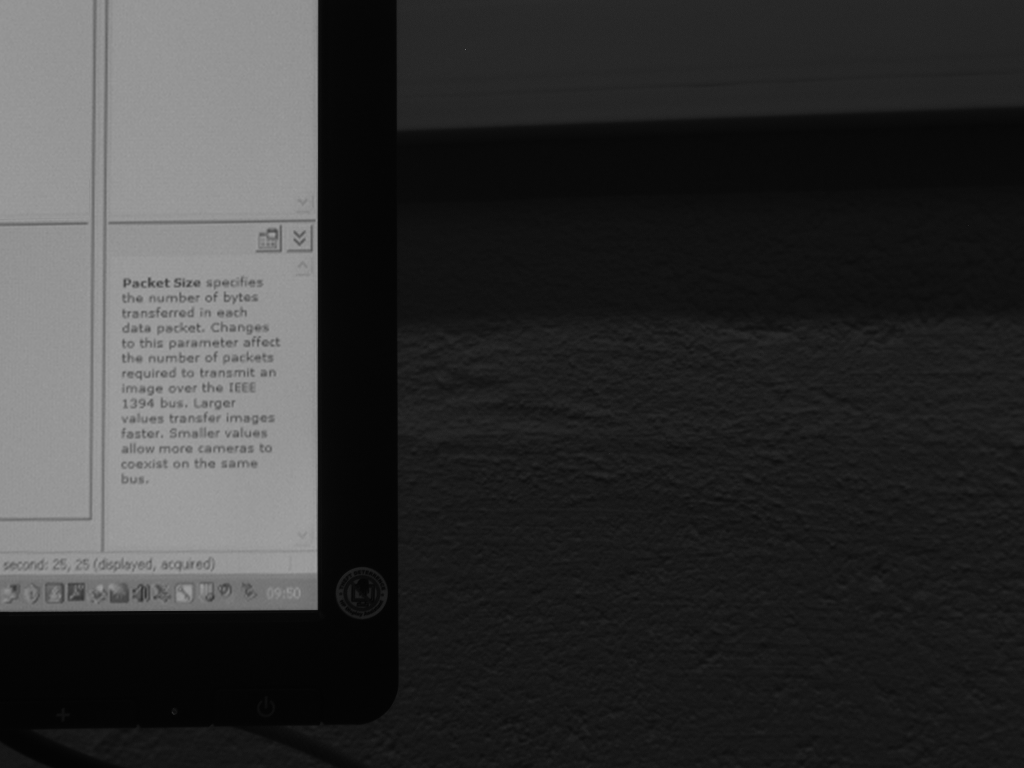
%> input picture sd/labs/labpolarization/wolff/results/im45.png, 1024 x 768 px
$ octave wolffs.m   (GNU Octave 9; MATLAB toolbox functions it lacks are replaced by stand-ins)
%> lines starting %> are read from the running program, lines starting %| are printed output that depends on the picture
im1 = imread('wolff/results/im45.png');
%> im1 is the input picture: size 768x1024 uint8; min 2, max 161, mean 51.6
imask = imread('wolff/results/mask.png');
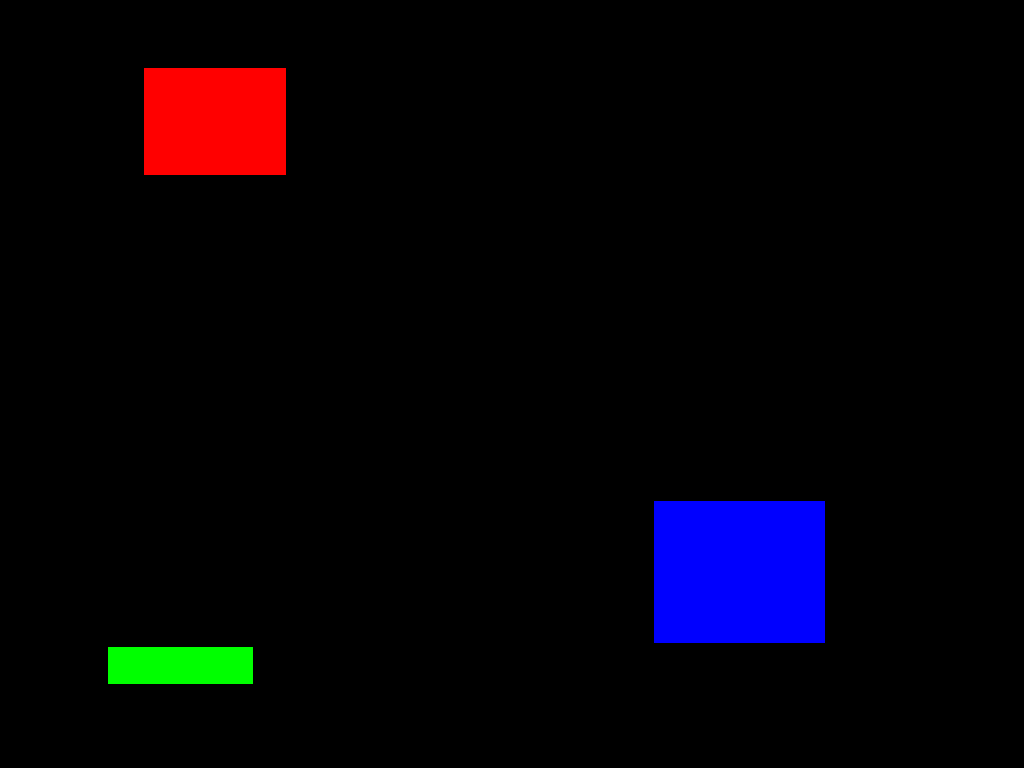
%> input picture sd/labs/labpolarization/wolff/results/mask.png, 1024 x 768 px
%> imask is the input picture: size 768x1024x3 uint8; mean R, G, B 4.9, 1.7, 7.9
imshow(im1+imask);
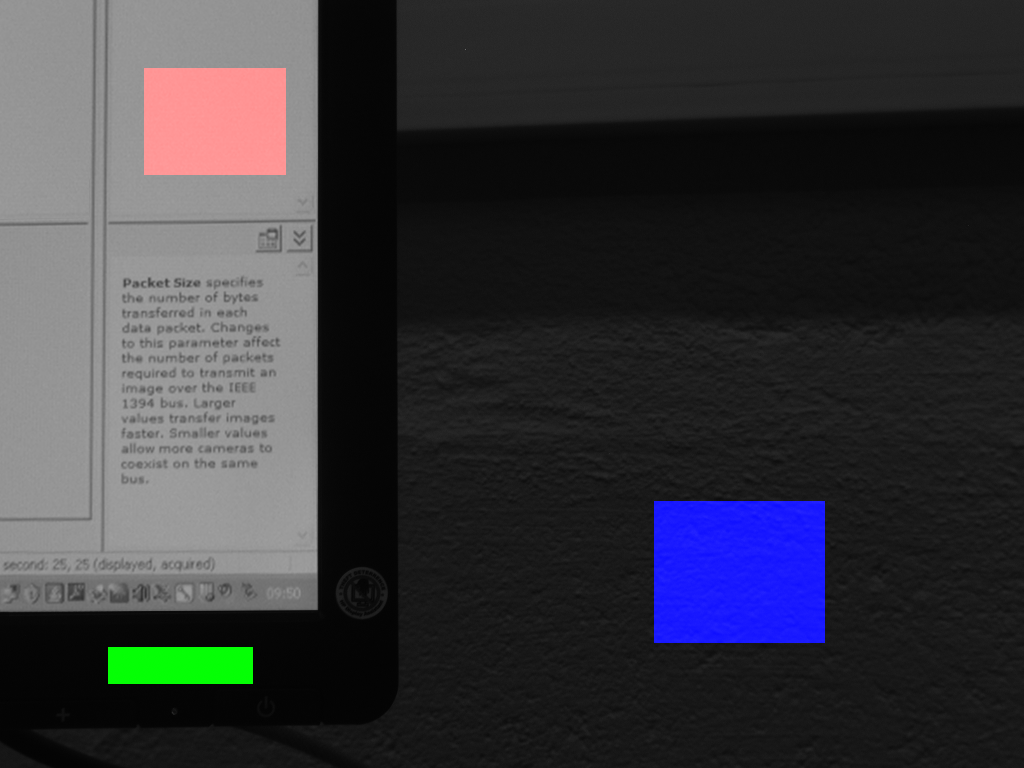
%> displayed picture: size 768x1024x3, on the screen's scale of 0 to 255; mean R, G, B 53.6, 53.3, 58.7
